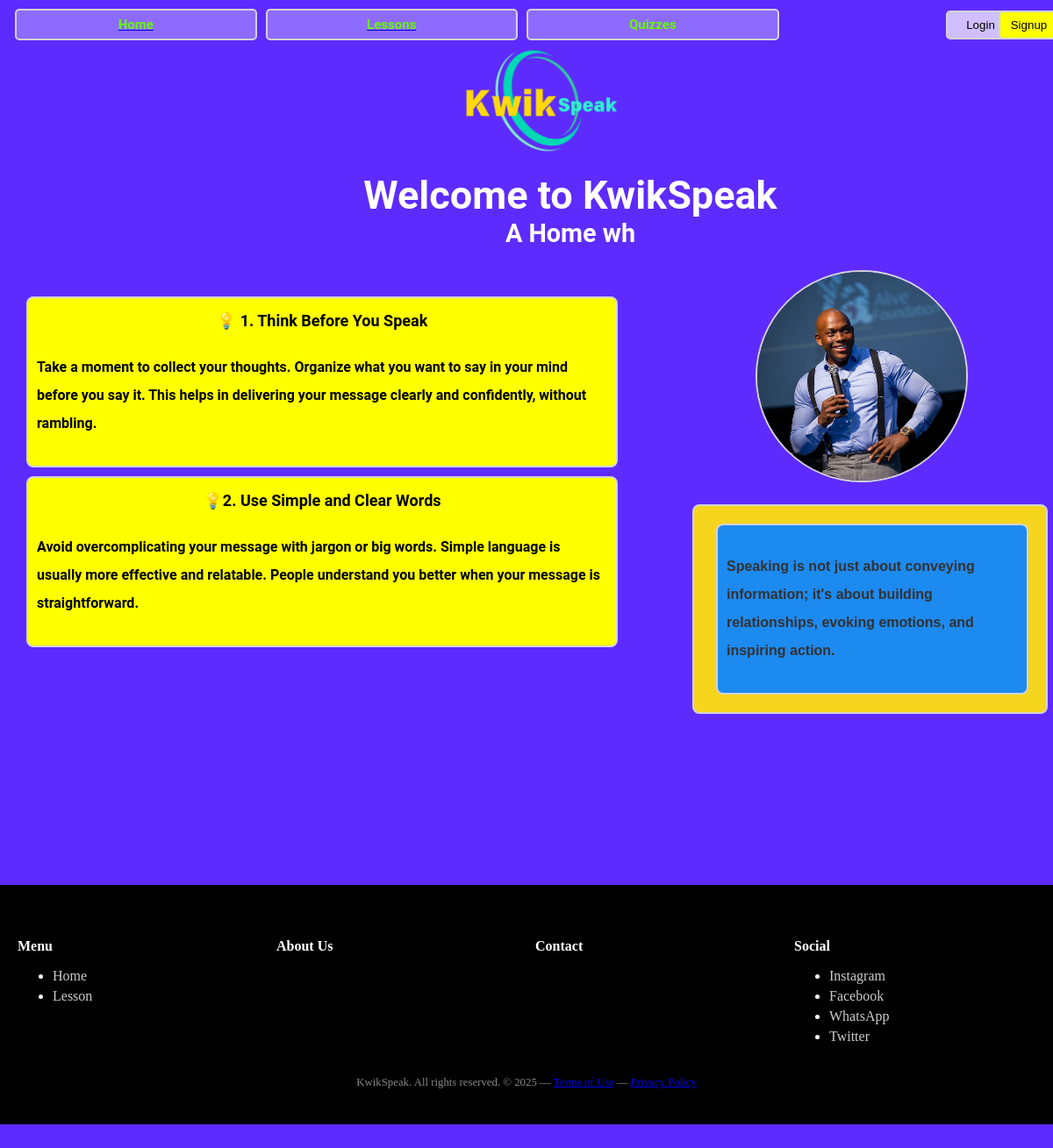
/home/ (signed in), run on an earlier commit of the app's database.
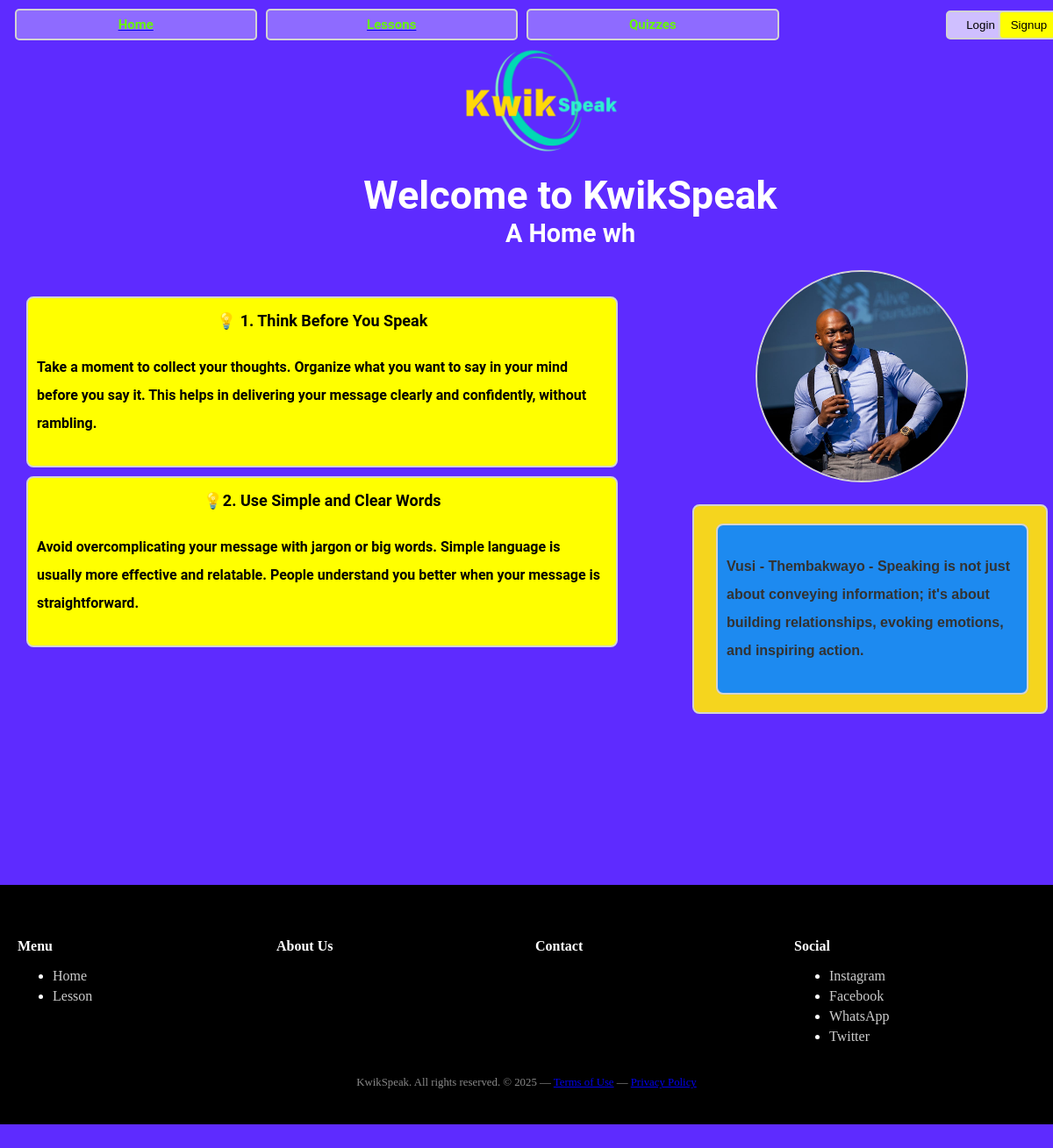
And on a later commit of the database.
### baseapp/models.py (models this page shows, shortened)
class Orators(models.Model):
  name = models.CharField(max_length=100, blank=True, null=True)
  image = models.ImageField(upload_to="home/images/", blank=True, null=True)
  content = models.TextField()

### baseapp/views.py (the view)
# urls.py: 2. Add a URL to urlpatterns:  path('', views.home, name='home')
@login_required
def home(request):
  tips = CommunicationTip.objects.all()
  orator = Orators.objects.all()
  context = {
    "tips" : tips,
    "orator" : orator
  }
  return render(request, "home.html", context)

### baseapp/templates/home.html (shortened to what this page needs)
{% extends "base.html"%}
{% block content %}
{% load static %}
  <div class="kwikspeak-greetings">
    <div class="welcome-text" data-text="Welcome to KwikSpeak"></div>
    <div class="home-words" data-text="A Home where you turn"></div>
  </div>
  <div class="content">
    <div class="communication-tips">
      <div class="speech-info">
      {% for tip in tips %}
        <div class="info fade-in-section">
          <div class="info-header">
            {{ tip.tip_title}}
          </div>
          <h4 class="info-message">
            {{ tip.tip_content }}
          </h4>
        </div>
      {% endfor %}
      </div>
    </div>
    <div class="orators">
      {% for speaker in orator %}
        <div class="speaker-entry fade">
          <div class="speaker-image">
            <img class="speaker" src="{{ speaker.image.url }}" alt="{{ speaker.name }}">
          </div>
          <div class="wise-words-wrapper">
            <div class="wise-words">
              <h4 class="theword">
                {{ speaker.content }}
              </h4>
            </div>
          </div>
        </div>
      {% endfor %}
    </div>
  </div>
{% endblock content %}

What changed in the data, as far as the page shows it:
changed Orators: content "Speaking is not just about conveying information; it's about building relationships, evoking emotions, and inspiring action." → "Vusi - Thembakwayo - Speaking is not just about conveying information; it's about building relationships, evoking emotions, and inspiring action."
